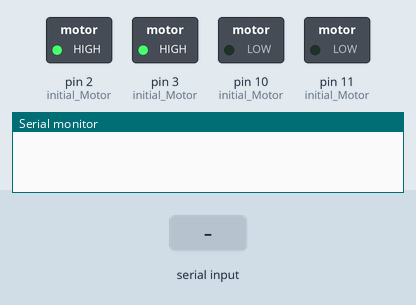
Simulated run of this sketch. Board: Arduino Uno, built with avr-gcc and run on an emulated ATmega328P. Parts: switched loads named in the sketch (green lamp = pin HIGH), the last lines printed to the serial monitor. The inputs (shaded band) are chosen by the test bench.

Above: at 1.2 s.
1.3 s: "f" received over the second serial link
At 2.3 s:
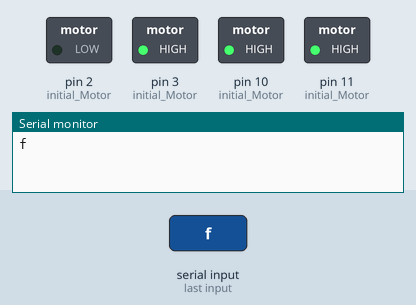
2.8 s: "b" received over the second serial link
At 3.5 s:
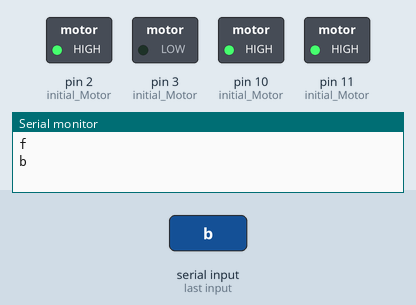
4.3 s: "B" received over the second serial link
At 4.6 s:
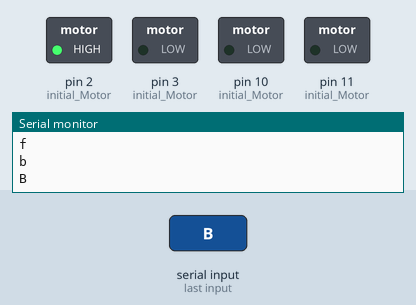
Timing chart, 0 to 7.3 s (numbered marks = the images above; inputs shaded):
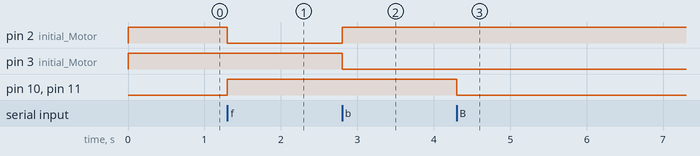

Measured:
- after the input at 1.3 s, pin 2 (initial_Motor): HIGH → LOW at once; pin 10 (initial_Motor), pin 11 (initial_Motor): LOW → HIGH at once
- after the input at 2.8 s, pin 2 (initial_Motor): LOW → HIGH at once; pin 3 (initial_Motor): HIGH → LOW at once
- after the input at 4.3 s, pin 10 (initial_Motor), pin 11 (initial_Motor): HIGH → LOW at once

The sketch:

Uno_Motor.ino
```cpp
// Uno board with motor control program, direatly connect to robot arm
// Contain MPU9250 IMU sensor for stablization
// Use Bluetooth for serial communication

/* Bluetooth
//  BT VCC to Arduino 5V out. Disconnect before running the sketch
//  BT GND to Arduino GND
//  BT RX (through a voltage divider) to Arduino pin 5
//  BT TX  to Arduino pin 4 (no need voltage divider) */

#include <SoftwareSerial.h>

// Variables for Bluetooth
SoftwareSerial BTserial(4, 5); // RX,TX
char input;

int count, arm, hand;

void setup() {
  // Bluetooth
  initial_BT();
  input = 0;

  // Motor
  initial_Motor();
  count = 0;
  arm = 0;
  hand = 0;
}

void loop() {
  // Read from the Bluetooth module and send to the Arduino Serial Monitor
  if (BTserial.available()) {
    input = BTserial.read();
    Serial.println(input);
  }

  // control hand motor using bluetooth input
  handControl();

  // control arm motor using bluetooth input
  armControl();


  if (count == 30) {
    armMotor();
    handMotor();
    count = 0;
  }

  count++;
}

// Bluetooth initialization
void initial_BT() {
  Serial.begin(9600);
  BTserial.begin(9600);
  while(!Serial) {}
  // pin for mode switching
}

// Motor initialization
void initial_Motor() {
  // Arm motor control pin
  pinMode(2, OUTPUT);
  pinMode(3, OUTPUT);
  // Hand motor control pin
  pinMode(10, OUTPUT);
  pinMode(11, OUTPUT);
  // inital status of motor
  armDoNothing();
  handDoNothing();
}

// control the arm motor base on the input command
void armControl() {
  if (input == 'f' || input == 'F') {
    arm++;
  } else if (input == 'b' || input == 'B') {
    arm--;
  }
}

// control the arm motor base on the input command
void armMotor() {
  if (arm > 0) {
    armForward();
  } else if (arm < 0 ) {
    armBack();
  } else {
    armDoNothing();
  }
  arm = 0;
}

// control the hand motor base on the input command
void handControl() {
  if (input <= 'a') {
    hand++;
  }
}

// control the hand motor base on the input command
void handMotor() {
  if (hand > 0) {
    handForward();
  } else {
    handDoNothing();
  }
  hand = 0;
}

// simple arm motor control command
void armDoNothing() {
  digitalWrite(2, HIGH);
  digitalWrite(3, HIGH);
}
void armBack() {
  digitalWrite(2, HIGH);
  digitalWrite(3, LOW);
}
void armForward() {
  digitalWrite(2, LOW);
  digitalWrite(3, HIGH);
}

// simple hand motor control command
void handDoNothing() {
  digitalWrite(10, HIGH);
  digitalWrite(11, HIGH);
}
void handForward() {
  digitalWrite(10, LOW);
  digitalWrite(11, LOW);
}
```
